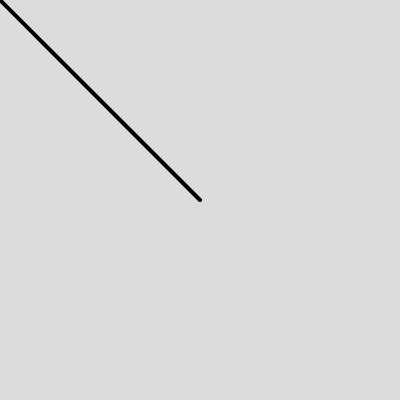
Frame 1 (no input)
Frame 60 (no input): identical to frame 1, image omitted
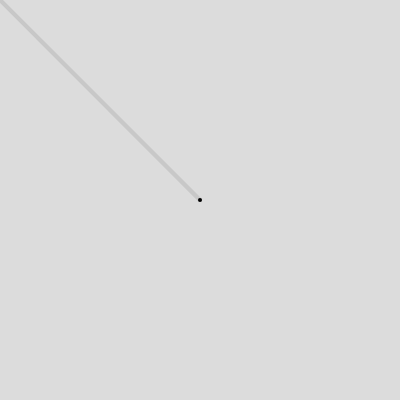
Frame 120 (the mouse pressed at the canvas centre since frame 60)

The p5.js sketch that drew these frames (run headless with seeded random() and noise() and a simulated clock; from frame 60 on, the mouse is pressed at the canvas centre):

// p5.js sketch
// ── sketch.js
function setup() {
  createCanvas(400, 400);
}

function draw() {
  background(220);

  let mouse = createVector(mouseX, mouseY);
  let center = createVector(width/2, height/2);

  stroke(200);
  strokeWeight(4);
  line(0,0,mouse.x,mouse.y);
  line(0,0,center.x, center.y);

  mouse.sub(center);

  stroke(0);
  translate(width/2, height/2);
  line(0,0,mouse.x,mouse.y);
}
